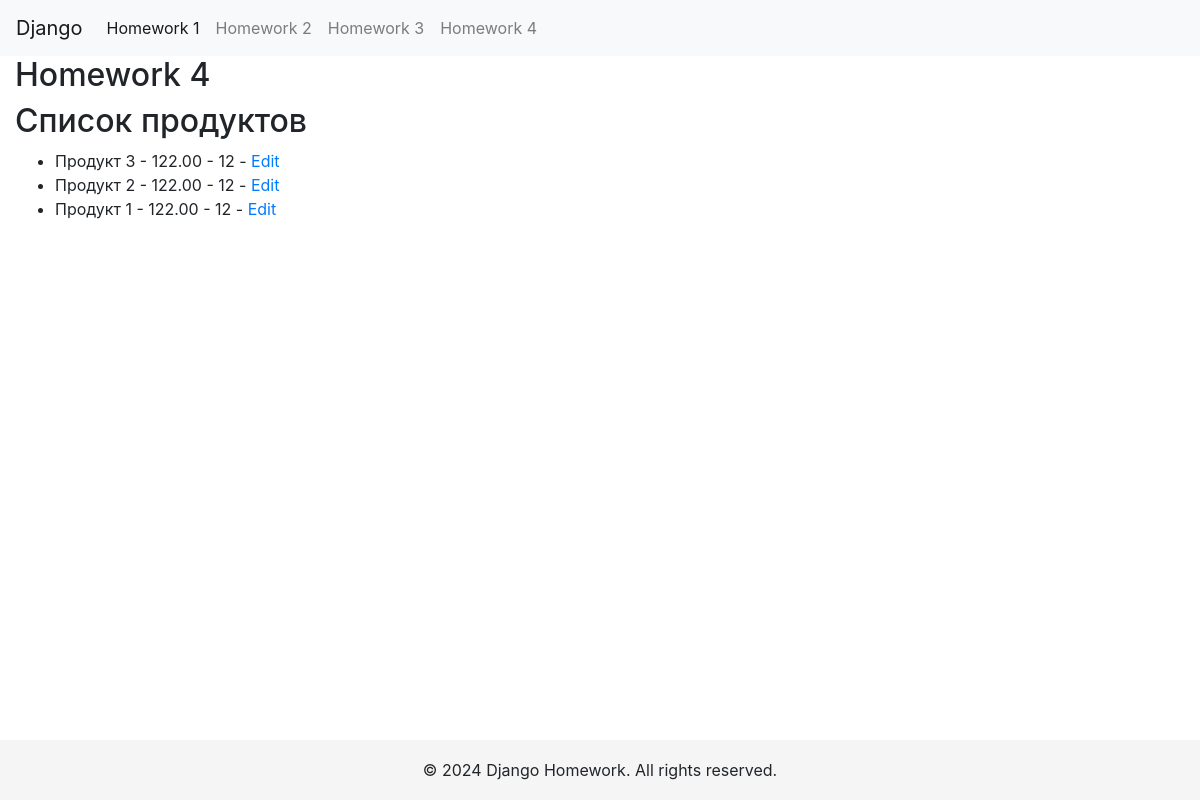
Screenshot of /hw4/products/ with the database file from the repository.
### hw4_app/models.py (models this page shows, shortened)
class Product(models.Model):
    name = models.CharField(max_length=255, verbose_name="Название")
    description = models.TextField(verbose_name="Описание")
    price = models.DecimalField(max_digits=10, decimal_places=2, verbose_name="Цена")
    quantity = models.IntegerField(verbose_name="Количество")
    date_added = models.DateTimeField(default=timezone.now, verbose_name="Дата добавления")
    image = models.ImageField(upload_to='products/', verbose_name="Изображение", null=True, blank=True)

### hw4_app/views.py (the view)
# urls.py: path('products/', product_list, name='product_list'),
def product_list(request):
    products = Product.objects.all()
    return render(request, 'hw4_app/product_list.html', {'products': products})

### hw4_app/templates/hw4_app/product_list.html (shortened to what this page needs)
{% extends 'base.html' %}
{% block content %}
<h2>Homework 4</h2>
<h2>Список продуктов</h2>
<ul>
    {% for product in products %}
    <li>{{ product.name }} - {{ product.price }} - {{ product.quantity }} - <a href="{% url 'edit_product' product.id %}">Edit</a></li>
    {% endfor %}
</ul>
{% endblock %}

### templates/base.html (style rules this page uses)
body, html { height: 100%; margin: 0; }

### rows the page displays
Product: name "Продукт 3", price "122.00", quantity "12"
Product: name "Продукт 2", price "122.00", quantity "12"
Product: name "Продукт 1", price "122.00", quantity "12"
